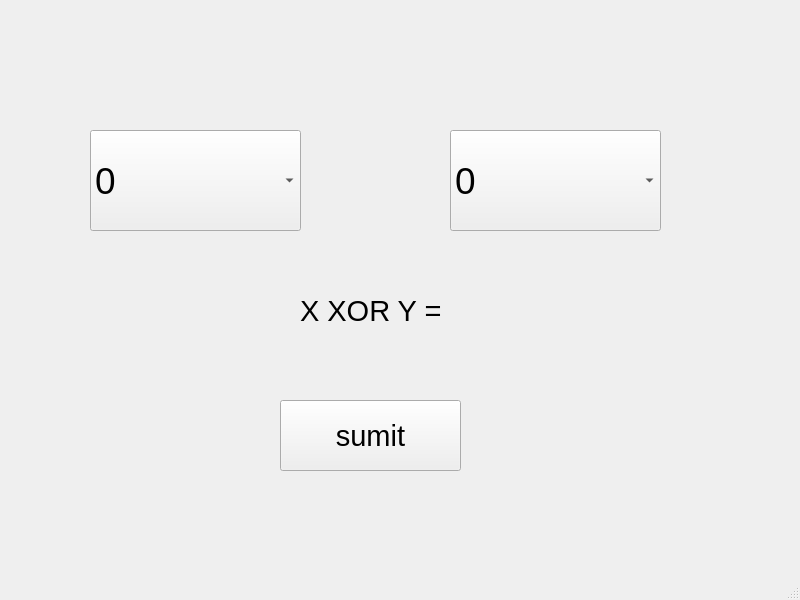
<?xml version="1.0" encoding="UTF-8"?>
<ui version="4.0">
 <class>MainWindow</class>
 <widget class="QMainWindow" name="MainWindow">
  <property name="geometry">
   <rect>
    <x>0</x>
    <y>0</y>
    <width>800</width>
    <height>600</height>
   </rect>
  </property>
  <property name="windowTitle">
   <string>MainWindow</string>
  </property>
  <widget class="QWidget" name="centralwidget">
   <widget class="QComboBox" name="comboX">
    <property name="geometry">
     <rect>
      <x>90</x>
      <y>130</y>
      <width>211</width>
      <height>101</height>
     </rect>
    </property>
    <property name="font">
     <font>
      <pointsize>28</pointsize>
     </font>
    </property>
    <item>
     <property name="text">
      <string>0</string>
     </property>
    </item>
    <item>
     <property name="text">
      <string>1</string>
     </property>
    </item>
   </widget>
   <widget class="QComboBox" name="comboY">
    <property name="geometry">
     <rect>
      <x>450</x>
      <y>130</y>
      <width>211</width>
      <height>101</height>
     </rect>
    </property>
    <property name="font">
     <font>
      <pointsize>28</pointsize>
     </font>
    </property>
    <item>
     <property name="text">
      <string>0</string>
     </property>
    </item>
    <item>
     <property name="text">
      <string>1</string>
     </property>
    </item>
   </widget>
   <widget class="QPushButton" name="submit">
    <property name="geometry">
     <rect>
      <x>280</x>
      <y>400</y>
      <width>181</width>
      <height>71</height>
     </rect>
    </property>
    <property name="font">
     <font>
      <pointsize>22</pointsize>
     </font>
    </property>
    <property name="text">
     <string>sumit</string>
    </property>
   </widget>
   <widget class="QLabel" name="label">
    <property name="geometry">
     <rect>
      <x>300</x>
      <y>290</y>
      <width>171</width>
      <height>41</height>
     </rect>
    </property>
    <property name="font">
     <font>
      <pointsize>22</pointsize>
     </font>
    </property>
    <property name="text">
     <string>X XOR Y =</string>
    </property>
   </widget>
  </widget>
  <widget class="QMenuBar" name="menubar">
   <property name="geometry">
    <rect>
     <x>0</x>
     <y>0</y>
     <width>800</width>
     <height>22</height>
    </rect>
   </property>
  </widget>
  <widget class="QStatusBar" name="statusbar"/>
 </widget>
 <resources/>
 <connections/>
</ui>
